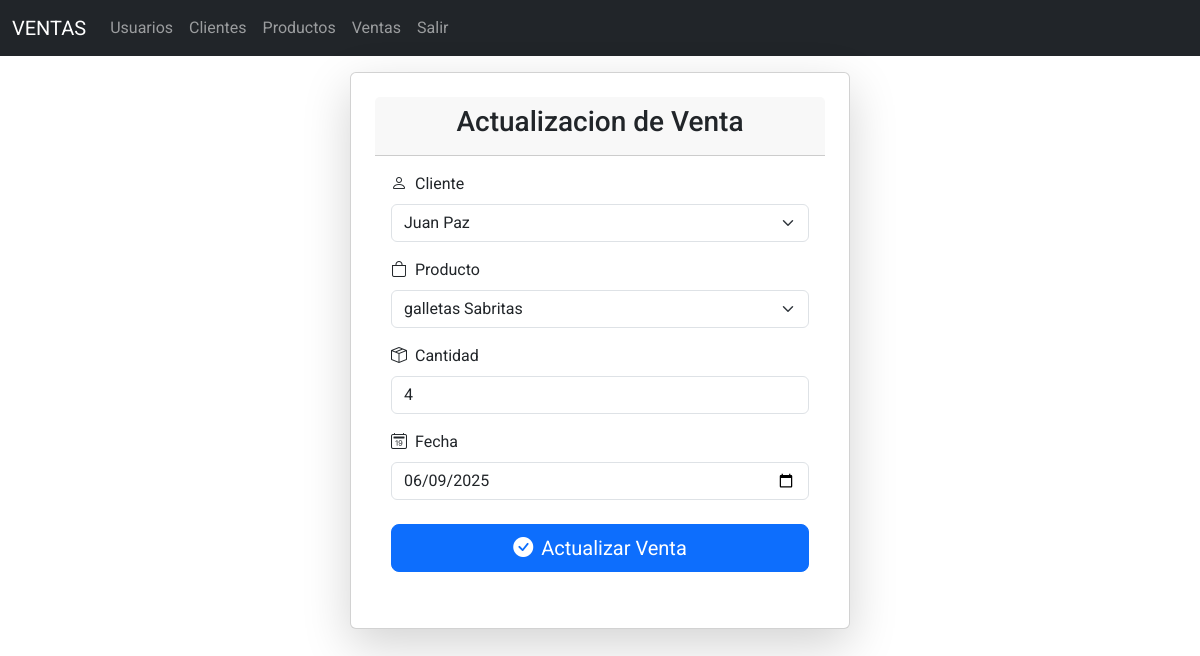
/ventas/edit/1, run on the app's committed database.
### models/venta_model.py (models this page shows, shortened)
class Venta(db.Model):
    __tablename__ = 'ventas'
    id = db.Column(db.Integer, primary_key=True)
    cliente_id = db.Column(db.Integer, db.ForeignKey('clientes.id'), nullable=False)
    producto_id = db.Column(db.Integer, db.ForeignKey('productos.id'), nullable=False)
    cantidad = db.Column(db.Integer, nullable=False)
    fecha = db.Column(db.DateTime, nullable=False)
    cliente = db.relationship('Cliente', back_populates='ventas')
    producto = db.relationship('Producto', back_populates='ventas')
    @staticmethod
    def get_by_id(id):
        return Venta.query.get(id)

### models/cliente_model.py (models this page shows, shortened)
class Cliente(db.Model):
    __tablename__ = 'clientes'
    id = db.Column(db.Integer, primary_key=True)
    nombre = db.Column(db.String(80), nullable=False)
    email = db.Column(db.String(100), nullable=False)
    telefono = db.Column(db.String(20), nullable=True)
    ventas = db.relationship('Venta',back_populates='cliente')

### models/producto_model.py (models this page shows, shortened)
class Producto(db.Model):
    __tablename__ = 'productos'
    id = db.Column(db.Integer, primary_key=True)
    descripcion = db.Column(db.String(120), nullable=False)
    precio = db.Column(db.Float(11,2), nullable=False)
    stock = db.Column(db.Integer, nullable=False)
    ventas = db.relationship('Venta',back_populates='producto')

### controllers/venta_controller.py (the view, shortened to what this page needs)
@venta_bp.route('/edit/<int:id>', methods=['GET', 'POST'])
def edit(id):
    venta = Venta.get_by_id(id)
    clientes = Cliente.query.all()
    productos = Producto.query.all()
    return venta_view.edit(venta, clientes, productos)

### run.py (called while the page is built)
@app.context_processor
def inject_active_path():
    def is_active(path):
        return 'active' if request.path == path else ''
    return (dict(is_active = is_active))

### views/venta_view.py (called while the page is built)
def edit(venta, clientes, productos):
    return render_template('ventas/edit.html', venta=venta, clientes=clientes, productos=productos)

### templates/ventas/edit.html (shortened to what this page needs)
{% extends('base.html') %}
{% block content %}
<div class="container d-flex justify-content-center mt-3 mb-5">
    <div class="card shadow-lg p-4" style="width: 100%; max-width: 500px;">
        <div class="card-header text-center">
            <h3 class="text-dark">
                Actualizacion de Venta
            </h3>
        </div>
        <div class="card-body">
            <form action="{{ url_for('venta.edit',id=venta.id) }}" method="POST">
                <div class="mb-3">
                    <label for="nombre" class="form-label"><i class="bi bi-person me-2"></i>Cliente</label>
                    <select class="form-select" name="cliente_id" required>
                        {% for cliente in clientes %}
                        <option value="{{cliente.id}}" {% if venta.cliente_id==cliente.id %} selected {% endif %}>
                            {{cliente.nombre}}</option>
                        {% endfor %}
                    </select>
                </div>
                <div class="mb-3">
                    <label for="nombre" class="form-label"><i class="bi bi-bag me-2"></i>Producto</label>
                    <select class="form-select" name="producto_id" required>
                        {% for producto in productos %}
                        <option value="{{producto.id}}" {% if venta.producto_id==producto.id %} selected {% endif %}>
                            {{producto.descripcion}}</option>
                        {% endfor %}
                    </select>
                </div>
                <div class="mb-3">
                    <label for="nombre" class="form-label"><i class="bi bi-box-seam me-2"></i>Cantidad</label>
                    <input type="number" class="form-control" name="cantidad" value="{{venta.cantidad}}" required>
                </div>
                <div class="mb-3">
                    <label for="nombre" class="form-label"><i class="bi bi-calendar2-date me-2"></i>Fecha</label>
                    <input type="date" class="form-control" name="fecha" value="{{venta.fecha.strftime('%Y-%m-%d')}}" required>
                </div>
                <div class="text-center mt-4 mb-3">
                    <button type="submit" class="btn btn-primary btn-lg w-100">
                        <i class="bi bi-check-circle-fill me-2"></i>Actualizar Venta
                    </button>
                </div>
            </form>
        </div>
    </div>
</div>
{% endblock %}

### templates/base.html (style rules this page uses)
body { font-family: 'Roboto', sans-serif; }

### data on the page
Venta: cliente_id "Juan Paz", producto_id "galletas Sabritas", cantidad "4", fecha "06/09/2025"
